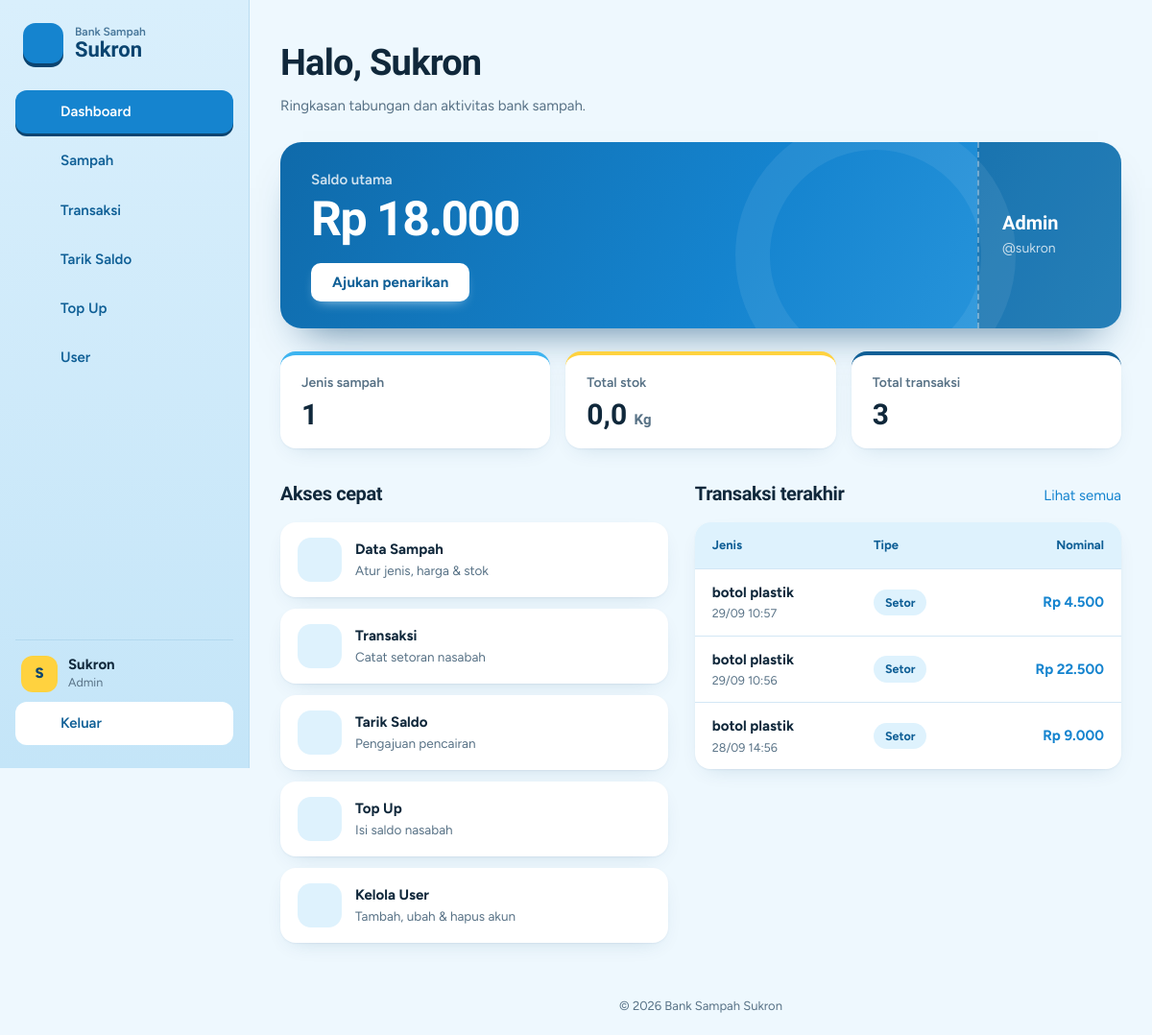
Screenshot of /index.php (signed in) with the database file from the repository.
### tables this page shows
CREATE TABLE `users` (
  `id_user` int(11) NOT NULL,
  `nama` varchar(100) NOT NULL,
  `username` varchar(50) NOT NULL,
  `password` varchar(255) NOT NULL,
  `role` enum('siswa','guru','pengepul','admin') NOT NULL,
  `saldo` bigint(200) NOT NULL
);

CREATE TABLE `transaksi` (
  `id_transaksi` int(11) NOT NULL,
  `id_user` int(11) NOT NULL,
  `id_sampah` int(11) NOT NULL,
  `tipe` enum('setor','jual_pengepul') NOT NULL,
  `berat_kg` bigint(200) NOT NULL,
  `total_rp` bigint(200) NOT NULL,
  `tanggal` datetime NOT NULL,
  `status` varchar(20) NOT NULL DEFAULT 'pending'
);

CREATE TABLE `sampah` (
  `id_sampah` int(11) NOT NULL,
  `jenis_sampah` varchar(100) NOT NULL,
  `harga_per_kg` int(11) NOT NULL,
  `stok_kg` float NOT NULL
);

### cek_login.php (called while the page is built, shortened)
<?php
require_once __DIR__ . "/koneksi.php";
$id_user = (int) $_SESSION["id_user"];
$stmt = mysqli_prepare($koneksi, "SELECT * FROM users WHERE id_user = ? LIMIT 1");
mysqli_stmt_bind_param($stmt, "i", $id_user);
mysqli_stmt_execute($stmt);
$user = mysqli_fetch_assoc(mysqli_stmt_get_result($stmt));
function e($teks)
{
    return htmlspecialchars((string) $teks, ENT_QUOTES, "UTF-8");
}
function rp($angka)
{
    return "Rp " . number_format((float) $angka, 0, ",", ".");
}

### index.php (the view, shortened to what this page needs)
<?php
require "cek_login.php";
require "layout.php";
$totalJenisSampah = mysqli_fetch_assoc(mysqli_query($koneksi, "SELECT COUNT(*) AS jml FROM sampah"))["jml"];
$totalStok = mysqli_fetch_assoc(mysqli_query($koneksi, "SELECT COALESCE(SUM(stok_kg),0) AS jml FROM sampah"))["jml"];
if ($is_admin) {
    $totalTransaksi = mysqli_fetch_assoc(mysqli_query($koneksi, "SELECT COUNT(*) AS jml FROM transaksi"))["jml"];
}
$sqlTerbaru = "SELECT t.*, u.nama, s.Jenis_sampah
               FROM transaksi t
               JOIN users u ON t.id_user = u.id_user
               JOIN sampah s ON t.id_sampah = s.Id_sampah ";
$sqlTerbaru .= " ORDER BY t.id_transaksi DESC LIMIT 5";
$recentTx = mysqli_query($koneksi, $sqlTerbaru);
tampil_header("Dashboard", "dashboard", $base, $is_admin);
?>
<div class="page-head">
    <div>
        <h1>Halo, <?= e($user["nama"]) ?></h1>
        <p>Ringkasan tabungan dan aktivitas bank sampah.</p>
    </div>
</div>
<section class="passbook" aria-label="Saldo tabungan">
    <div class="pb-main">
        <p class="pb-label">Saldo <?= $is_admin ? "utama" : "saya" ?></p>
        <p class="pb-amount"><?= rp($user["saldo"]) ?></p>
        <a class="pb-action" href="tarik_saldo/tambah.php">Ajukan penarikan</a>
    </div>
    <div class="pb-stub">
        <span class="pb-role"><?= e(ucfirst($user["role"])) ?></span>
        <span class="pb-user">@<?= e($user["username"]) ?></span>
    </div>
</section>
<dl class="stats">
    <div class="stat">
        <dt>Jenis sampah</dt>
        <dd><?= (int) $totalJenisSampah ?></dd>
    </div>
    <div class="stat">
        <dt>Total stok</dt>
        <dd><?= number_format($totalStok, 1, ",", ".") ?> <span>Kg</span></dd>
    </div>
    <div class="stat">
        <dt><?= $is_admin ? "Total transaksi" : "Transaksi saya" ?></dt>
        <dd><?= (int) $totalTransaksi ?></dd>
    </div>
</dl>
<div class="dash-grid">
    <div>
        <div class="section-head">
            <h2 class="section-title">Akses cepat</h2>
        </div>
        <div class="menu-list">
            <a href="sampah/index.php" class="menu-item">
                <span class="menu-ico"><?= ikon('sampah') ?></span>
                <span>
                    <span class="menu-title">Data Sampah</span>
                    <span class="menu-desc"><?= $is_admin ? "Atur jenis, harga & stok" : "Daftar harga per Kg" ?></span>
                </span>
                <span class="menu-arrow"><?= ikon('panah') ?></span>
            </a>
            <a href="transaksi/index.php" class="menu-item">
                <span class="menu-ico"><?= ikon('transaksi') ?></span>
                <span>
                    <span class="menu-title">Transaksi</span>
                    <span class="menu-desc"><?= $is_admin ? "Catat setoran nasabah" : "Riwayat setoran" ?></span>
                </span>
                <span class="menu-arrow"><?= ikon('panah') ?></span>
            </a>
            <a href="tarik_saldo/index.php" class="menu-item">
                <span class="menu-ico"><?= ikon('tarik') ?></span>
                <span>
                    <span class="menu-title">Tarik Saldo</span>
                    <span class="menu-desc">
                        Pengajuan pencairan
                    </span>
                </span>
                <span class="menu-arrow"><?= ikon('panah') ?></span>
            </a>
            <a href="topup/index.php" class="menu-item">
                <span class="menu-ico"><?= ikon('topup') ?></span>
                <span>
                    <span class="menu-title">Top Up</span>
                    <span class="menu-desc"><?= $is_admin ? "Isi saldo nasabah" : "Riwayat top up saya" ?></span>
                </span>
                <span class="menu-arrow"><?= ikon('panah') ?></span>
            </a>
            <?php if ($is_admin): ?>
            <a href="user/index.php" class="menu-item">
                <span class="menu-ico"><?= ikon('user') ?></span>
                <span>
                    <span class="menu-title">Kelola User</span>
                    <span class="menu-desc">Tambah, ubah & hapus akun</span>
                </span>
                <span class="menu-arrow"><?= ikon('panah') ?></span>
            </a>
            <?php endif; ?>
        </div>
    </div>
    <div>
        <div class="section-head">
            <h2 class="section-title">Transaksi terakhir</h2>
            <a href="transaksi/index.php">Lihat semua</a>
        </div>
        <div class="table-card">
            <?php if ($recentTx && mysqli_num_rows($recentTx) > 0): ?>
                <table>
                    <thead>
                        <tr>
                            <th>Jenis</th>
                            <th>Tipe</th>
                            <th class="text-right">Nominal</th>
                        </tr>
                    </thead>
                    <tbody>
                        <?php while ($r = mysqli_fetch_assoc($recentTx)): ?>
                            <tr>
                                <td>
                                    <strong><?= e($r["Jenis_sampah"]) ?></strong>
                                    <span class="sub"><?= date("d/m H:i", strtotime($r["tanggal"])) ?></span>
                                </td>
                                <td>
                                    <span class="badge-tipe tipe-<?= e(strtolower($r["tipe"])) ?>">
                                        <?= ucfirst(str_replace("_", " ", e($r["tipe"]))) ?>
                                    </span>
                                </td>
                                <td class="text-right num-in"><?= rp($r["total_rp"]) ?></td>
                            </tr>
                        <?php endwhile; ?>
                    </tbody>
                </table>
            <?php else: ?>
                <p class="empty-row">Belum ada riwayat transaksi.</p>
            <?php endif; ?>
        </div>
    </div>
</div>
<?php tampil_footer(); ?>

### layout.php (shortened to what this page needs)
<?php
function ikon($nama) {
    $bentuk = [
        'dashboard' => '<rect x="3" y="3" width="7.5" height="7.5" rx="1.6"/><rect x="13.5" y="3" width="7.5" height="7.5" rx="1.6"/><rect x="3" y="13.5" width="7.5" height="7.5" rx="1.6"/><rect x="13.5" y="13.5" width="7.5" height="7.5" rx="1.6"/>',
        'sampah'    => '<path d="M4 7h16M9.5 7V4.5h5V7M6 7l.9 12.2a1.5 1.5 0 0 0 1.5 1.3h7.2a1.5 1.5 0 0 0 1.5-1.3L18 7M10 11v6M14 11v6"/>',
        'transaksi' => '<path d="M4 8h13.5M14 4.5 17.5 8 14 11.5M20 16H6.5M10 12.5 6.5 16 10 19.5"/>',
        'tarik'     => '<path d="M12 4v11M7.5 10.5 12 15l4.5-4.5M4.5 19.5h15"/>',
        'topup'     => '<circle cx="12" cy="12" r="8.5"/><path d="M12 8v8M8 12h8"/>',
        'user'      => '<circle cx="9" cy="8" r="3.2"/><path d="M3 19.5c.6-3.2 3-5 6-5s5.4 1.8 6 5M16 5.3a3.2 3.2 0 0 1 0 5.9M18 14.8c1.6.7 2.7 2.1 3 4.7"/>',
        'keluar'    => '<path d="M9.5 4.5h-4v15h4M15.5 8 19.5 12l-4 4M19.5 12H9.5"/>',
        'putar'     => '<path d="M20 12a8 8 0 1 1-2.6-5.9M20 4.5v4.6h-4.6"/>',
        'menu'      => '<path d="M4 7h16M4 12h16M4 17h16"/>',
        'panah'     => '<path d="m9.5 6 6 6-6 6"/>',
    ];
    return '<svg viewBox="0 0 24 24" aria-hidden="true" focusable="false">' . ($bentuk[$nama] ?? '') . '</svg>';
}
function tampil_header($title = "Bank Sampah", $active = "", $base = "", $is_admin = false) {
    global $user;
    $nama    = $user["nama"] ?? ($_SESSION["nama"] ?? "");
    $role    = $user["role"] ?? ($_SESSION["role"] ?? "");
    $inisial = strtoupper(mb_substr(trim($nama) !== "" ? trim($nama) : "?", 0, 1));
    $menu = [
        ["dashboard",   "Dashboard",   "index.php",             "dashboard"],
        ["sampah",      "Sampah",      "sampah/index.php",      "sampah"],
        ["transaksi",   "Transaksi",   "transaksi/index.php",   "transaksi"],
        ["tarik_saldo", "Tarik Saldo", "tarik_saldo/index.php", "tarik"],
        ["topup",       "Top Up",      "topup/index.php",       "topup"],
    ];
    if ($is_admin) {
        $menu[] = ["user", "User", "user/index.php", "user"];
    }
    $css = __DIR__ . "/assets/style.css";
    $ver = is_file($css) ? filemtime($css) : 1;
?>
<!DOCTYPE html>
<html lang="id">
<head>
    <link rel="stylesheet" href="<?= e($base) ?>assets/style.css?v=<?= (int) $ver ?>">
</head>
<body>
    <div class="app">
        <aside class="sidebar" id="sidebar">
            <a class="brand" href="<?= e($base) ?>index.php">
                <span class="brand-mark"><?= ikon('putar') ?></span>
                <span class="brand-name"><small>Bank Sampah</small>Sukron</span>
            </a>
            <nav class="nav" aria-label="Menu utama">
                <?php foreach ($menu as $m): ?>
                    <a class="nav-link<?= $active === $m[0] ? ' active' : '' ?>"
                       href="<?= e($base . $m[2]) ?>"<?= $active === $m[0] ? ' aria-current="page"' : '' ?>>
                        <?= ikon($m[3]) ?><span><?= e($m[1]) ?></span>
                    </a>
                <?php endforeach; ?>
            </nav>
            <div class="sidebar-foot">
                <div class="me">
                    <span class="avatar"><?= e($inisial) ?></span>
                    <div>
                        <div class="me-name"><?= e($nama) ?></div>
                        <div class="me-role"><?= e(ucfirst($role)) ?></div>
                    </div>
                </div>
                <a class="nav-link nav-out" href="<?= e($base) ?>logout.php" onclick="return confirm('Yakin ingin keluar?')">
                    <?= ikon('keluar') ?><span>Keluar</span>
                </a>
            </div>
        </aside>
        <div class="content">
            <main class="main" id="konten">
<?php
}
function tampil_footer() {
?>
            </main>
            <footer class="footer">
                &copy; <?= date('Y') ?> Bank Sampah Sukron
            </footer>
        </div>
    </div>
</body>
</html>
<?php
}
?>

### rows the page displays
users: nama "S", role "Admin", nama "Sukron", saldo "Rp 18.000", username "sukron"
transaksi: id_sampah.jenis_sampah "botol plastik", tanggal "29/09 10:57", tipe "Setor", total_rp "Rp 4.500"
transaksi: id_sampah.jenis_sampah "botol plastik", tanggal "29/09 10:56", tipe "Setor", total_rp "Rp 22.500"
transaksi: id_sampah.jenis_sampah "botol plastik", tanggal "28/09 14:56", tipe "Setor", total_rp "Rp 9.000"

### other values shown
$m[1] "Dashboard"
$m[1] "Sampah"
$m[1] "Transaksi"
$m[1] "Tarik Saldo"
$m[1] "Top Up"
$m[1] "User"
$nama "Sukron"
$totalJenisSampah "1"
$totalStok "0,0"
$totalTransaksi "3"
